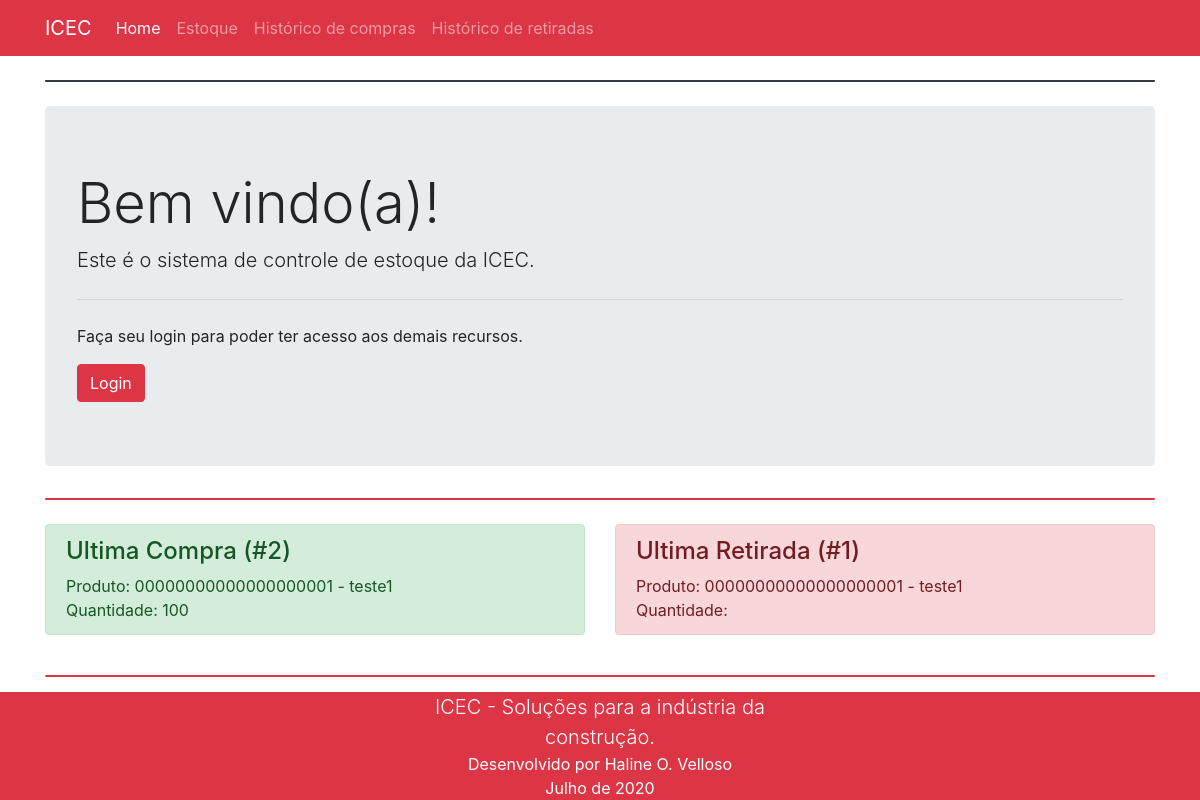
/, run on an earlier commit of the app's database.
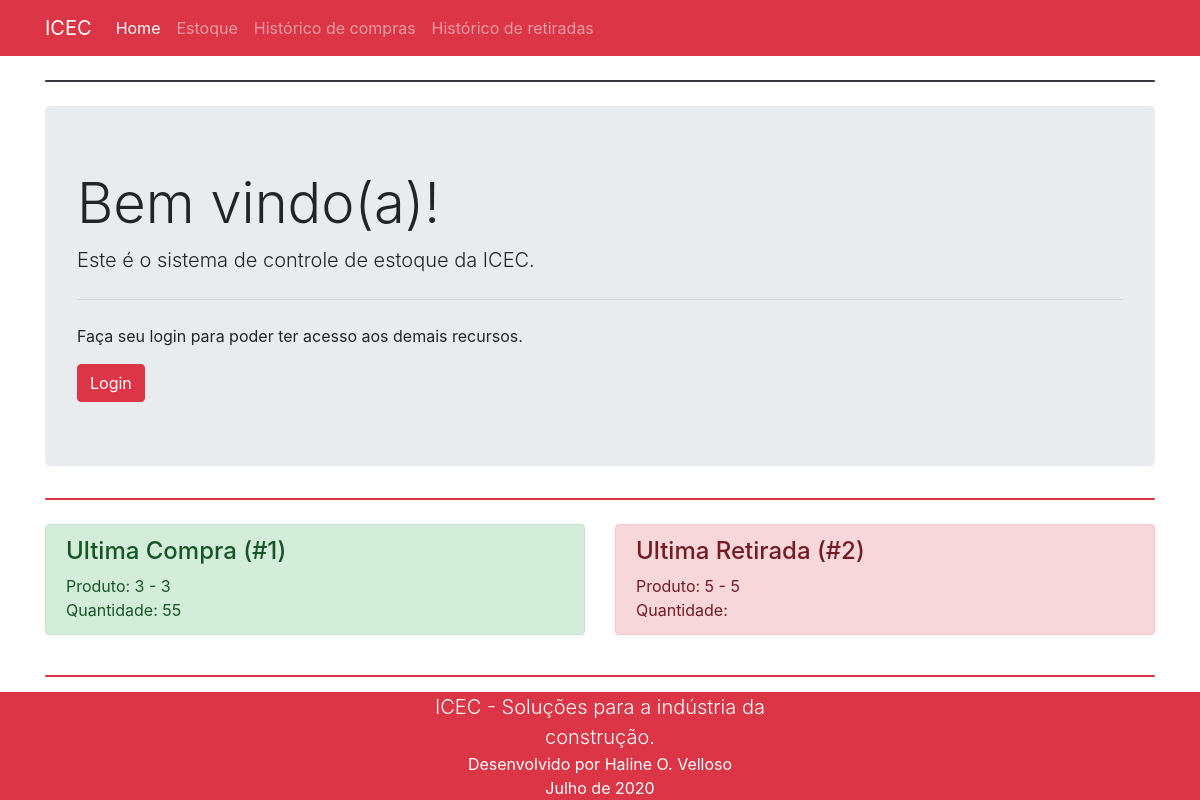
And on a later commit of the database.
### controle/models.py (models this page shows, shortened)
class Compra(models.Model):
    produto = models.ForeignKey(Produto, on_delete=models.CASCADE)
    qtd_compra = models.IntegerField('Quantidade comprada')
    data_compra = models.DateTimeField(default=timezone.now)

class Produto(models.Model):
    registro = models.CharField('ID', max_length=20, help_text='Máximo 20 caracteres', unique=True)
    nome = models.CharField('Nome', max_length=255)
    ca = models.IntegerField('CA')
    categoria = models.CharField('Categoria', max_length=100)
    qtd_estoque = models.IntegerField('Estoque')
    qtd_estoque_min = models.IntegerField('Estoque minimo')
    data_cadastro = models.DateTimeField(default=timezone.now, editable=False)
    modificado_em = models.DateTimeField(default=timezone.now, editable=False)
    class Meta:
        verbose_name = 'Produto'
        verbose_name_plural = 'Produtos'
    def __str__(self):
        return f'{self.registro} - {self.nome}'

class Retirada(models.Model):
    produto = models.ForeignKey(Produto, on_delete=models.CASCADE)
    qtd_retirada = models.IntegerField('Quantidade retirada')
    setor_enviado = models.CharField('Setor', max_length=100)
    data_retirada = models.DateTimeField(default=timezone.now)

### controle/views.py (the view)
# urls.py: path('', index, name='index'),
def index(request):
    ultimaCompra = Compra.objects.latest('id')
    ultimaRetirada = Retirada.objects.last()
    return render(request, 'index.html', {'ultimaCompra':ultimaCompra, 'ultimaRetirada':ultimaRetirada})

### templates/index.html (shortened to what this page needs)
<!DOCTYPE html>
{% load bootstrap4 %}
{% load static %}
<html lang="pt-br">
<head>
    {% bootstrap_css %}
</head>
<body>
    {%	include	"nav.html" %}
    <div class="container">
        <br>
        <div class="progress" style="height: 2px;">
            <div class="progress-bar bg-dark" role="progressbar" style="width: 100%;" aria-valuenow="25"
                aria-valuemin="0" aria-valuemax="100"></div>
        </div>
        <br>
        <div class="jumbotron">
            {% if user.is_anonymous %}
            <h1 class="display-4">Bem vindo(a)!</h1>
            <p class="lead">Este é o sistema de controle de estoque da ICEC.</p>
            <hr class="my-4">
            <p>Faça seu login para poder ter acesso aos demais recursos.</p>
            <a class="btn btn-danger" href="{% url 'login' %}">Login</a>
            {% endif %}
        </div>
        <div class="progress" style="height: 2px;">
            <div class="progress-bar bg-danger" role="progressbar" style="width: 100%;" aria-valuenow="25"
                aria-valuemin="0" aria-valuemax="100"></div>
        </div><br>
        <div class="row">
            <div class="col-sm-6 ">
                <div class="alert alert-success" role="alert">
                    <h4>Ultima Compra (#{{ ultimaCompra.id }})</h4>
                    Produto: {{ ultimaCompra.produto }} <br>
                    Quantidade: {{ ultimaCompra.qtd_compra }}
                </div>
            </div>
            <div class="col-sm-6">
                <div class="alert alert-danger" role="alert">
                    <h4>Ultima Retirada (#{{ ultimaRetirada.id }})</h4>
                    Produto: {{ ultimaRetirada.produto }} <br>
                    Quantidade: {{ ultimaRetirada.qtd_compra }}
                </div>
            </div>
        </div><br>
        <div class="progress" style="height: 2px;">
            <div class="progress-bar bg-danger" role="progressbar" style="width: 100%;" aria-valuenow="25"
                aria-valuemin="0" aria-valuemax="100"></div>
        </div>
    </div>
    {% include "rodape.html" %}
</body>
</html>

What changed in the data, as far as the page shows it:
removed Compra: id "2", produto "00000000000000000001 - teste1", qtd_compra "100"
no longer on this page (row edited): Retirada: id "1", produto "00000000000000000001 - teste1"
now on this page (row edited): Compra: id "1", produto "3 - 3", qtd_compra "55"
added Retirada: id "2", produto "5 - 5"
